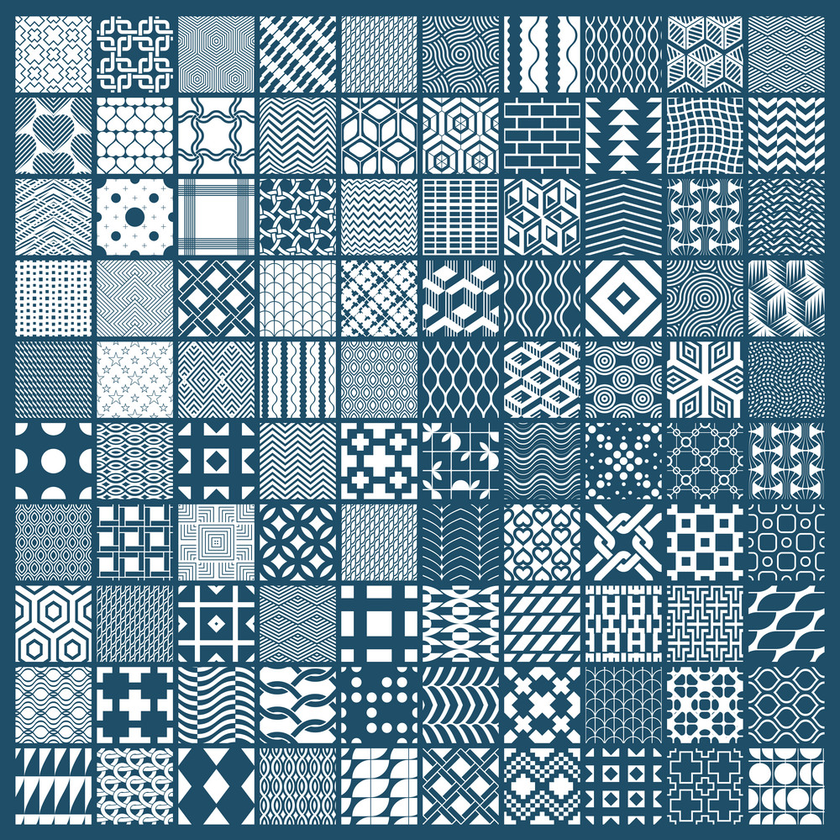
%> input picture lab/S4/practica/24486978.bmp, 840 x 840 px, shrunk from 1000 x 999 before the run
$ octave LabE4-Patro1+llindar.m   (GNU Octave 9; MATLAB toolbox functions it lacks are replaced by stand-ins)
%> lines starting %> are read from the running program, lines starting %| are printed output that depends on the picture; in (x1, y1, x2, y2) boxes, pixels count from 0 and x2, y2 are one past the last pixel; in counts of white or black regions, pixels touching at a corner belong together; the program's own positions count from 1
%% Llegir imatge
I = imread('24486978.bmp');
%> I is the input picture: size 840x840x3 uint8; mean R, G, B 116.2, 145.6, 161
I = rgb2gray(I);
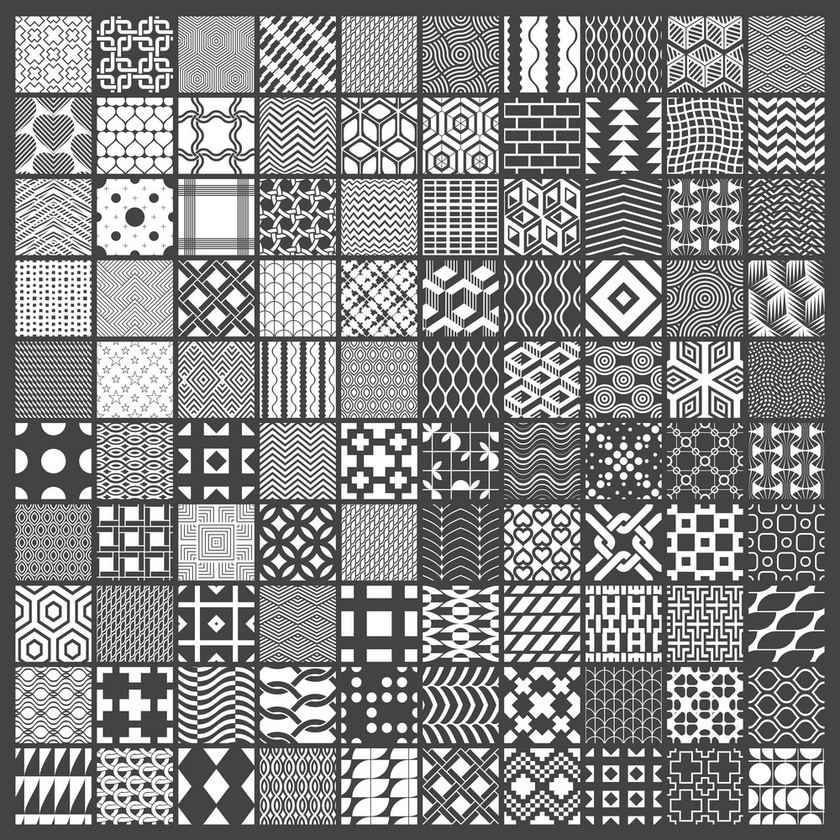
%> I: size 840x840 uint8; min 15, max 255, mean 138.6
figure
imshow(I);

%% Decisió de llindar
h = imhist(I);
%> h = 256 values, max 86145 at index 68, min 0 at index 1, mean 2756.2
figure
plot(h);
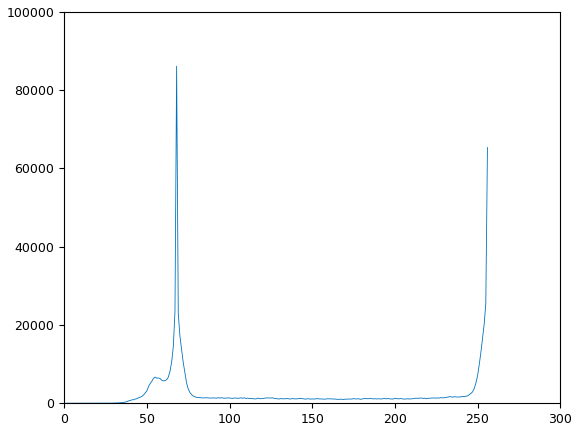
%> figure redrawn from the program's plot data; curve peaks at x = 68, y = 86145

BW = I > 200;
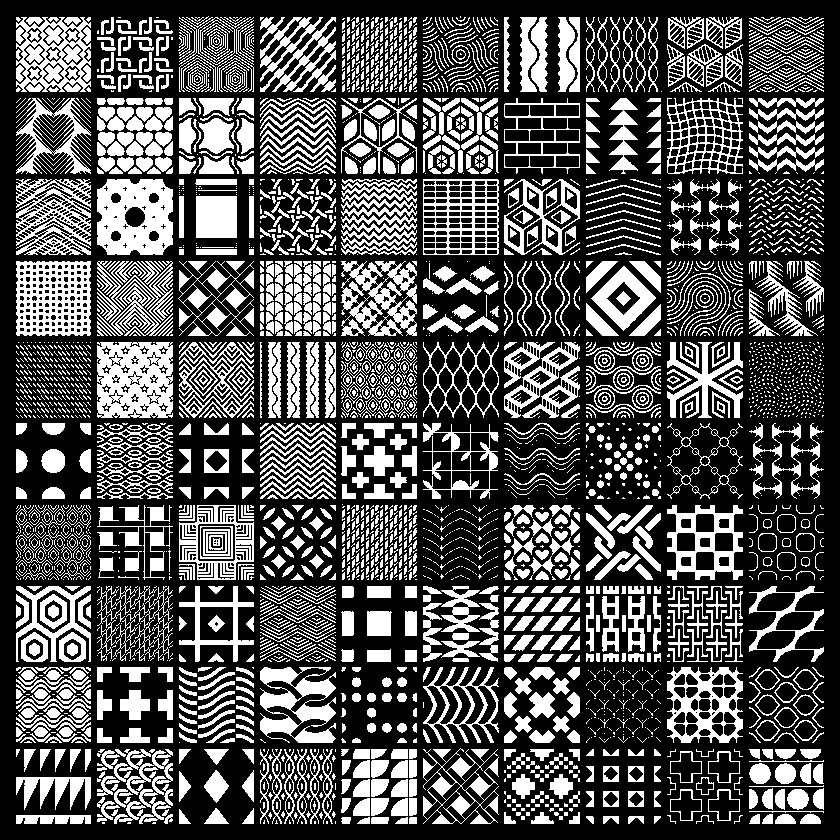
%> BW: size 840x840 logical; 32.9% white; 3750 white regions (2207 under 20 px), largest, box (x1, y1, x2, y2) and area: (97, 342, 173, 418) 4593, (97, 179, 173, 255) 4519, (16, 261, 91, 336) 4079
figure
imshow(BW);

%% Patró 1

%% Marges
EE = strel('line', 30, 45);
OI = imerode(BW,EE);
%> OI: size 840x840 logical; 0.65% white; 84 white regions (44 under 20 px), largest, box (x1, y1, x2, y2) and area: (206, 206, 227, 228) 462, (107, 189, 141, 223) 270, (129, 211, 163, 245) 270
EE2 = strel('square', 10);
OI2 = imerode(OI,EE2);
%> OI2: size 840x840 logical; 0.02% white; 1 white region, box (x1, y1, x2, y2) and area: (210, 210, 222, 223) 156


EE = strel('line', 30, 135);
OI4 = imerode(BW,EE);
%> OI4: size 840x840 logical; 0.54% white; 75 white regions (46 under 20 px), largest, box (x1, y1, x2, y2) and area: (206, 206, 227, 228) 462, (128, 189, 163, 223) 295, (107, 211, 141, 245) 295
EE2 = strel('square', 10);
OI3 = imerode(OI4,EE2);

MIX = or(OI2,OI3);
figure
montage({OI,OI4});
figure
imshow(MIX);

%%
EE3 = strel('square', 20);
OI4 = imopen(MIX, EE3);
%> OI4: size 840x840 logical; every value is 0

MIX2 = and(MIX,not(OI4));
RC = imreconstruct(MIX2,BW);
%> RC: size 840x840 logical; 0.24% white; 1 white region, box (x1, y1, x2, y2) and area: (196, 196, 237, 238) 1722
figure
imshow(RC);

%% Córners

EE = strel('disk', 4);
OI = imopen(BW,EE);
%> OI: size 840x840 logical; 11.1% white; 647 white regions, largest, box (x1, y1, x2, y2) and area: (97, 179, 173, 255) 4383, (196, 196, 237, 238) 1710, (592, 267, 655, 330) 1595
OI = imreconstruct(OI,BW);
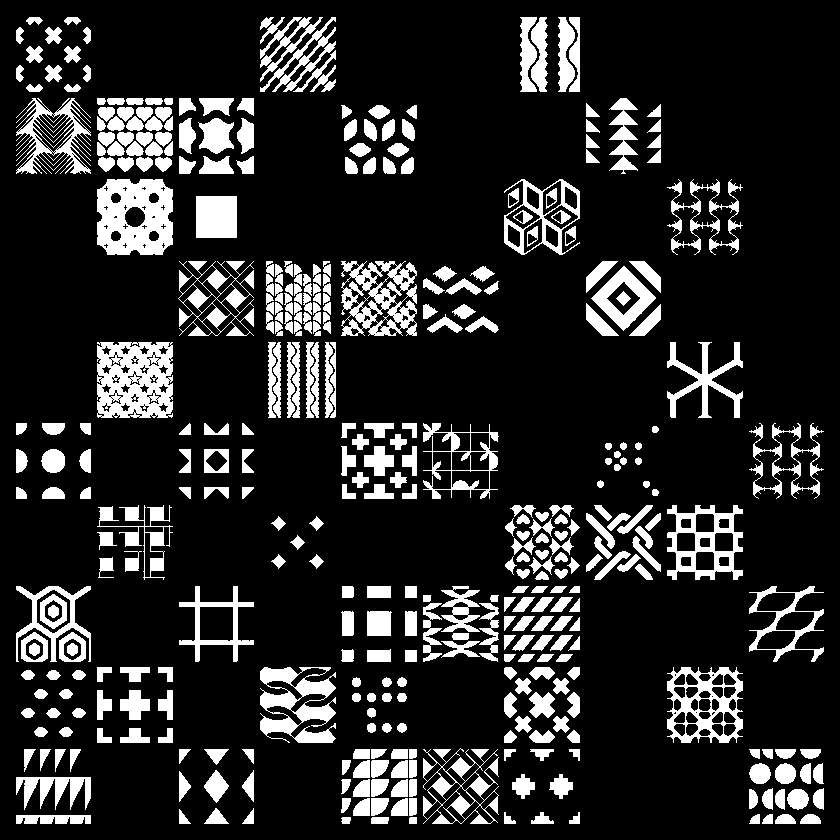
%> OI: size 840x840 logical; 16.2% white; 396 white regions, largest, box (x1, y1, x2, y2) and area: (97, 342, 173, 418) 4593, (97, 179, 173, 255) 4519, (341, 261, 417, 336) 3269


OI2 = and(BW, not(OI));
%> OI2: size 840x840 logical; 16.8% white in thin lines or dots
figure
imshow(OI2);

EE = strel('square', 6);
OI3 = imopen(OI2,EE);
%> OI3: size 840x840 logical; 0.13% white; 11 white regions, largest, box (x1, y1, x2, y2) and area: (196, 179, 237, 185) 246, (196, 249, 237, 255) 246, (85, 749, 91, 761) 72


EE = strel('square', 5);
OI4 = imopen(OI2,EE);
%> OI4: size 840x840 logical; 0.7% white; 113 white regions, largest, box (x1, y1, x2, y2) and area: (196, 179, 237, 185) 246, (196, 249, 237, 255) 246, (179, 196, 184, 238) 210

OI5 = and(OI4, not(OI3));
%> OI5: size 840x840 logical; 0.58% white; 106 white regions (4 under 20 px), largest, box (x1, y1, x2, y2) and area: (179, 196, 184, 238) 210, (249, 196, 254, 238) 210, (439, 113, 444, 134) 105
OI5 = imreconstruct(OI5, BW);
%> OI5: size 840x840 logical; 2% white; 79 white regions, largest, box (x1, y1, x2, y2) and area: (179, 505, 254, 580) 2056, (504, 342, 580, 418) 1241, (522, 366, 580, 418) 755

imshow(OI5);

%%
EE = strel('line', 9, 0);
OI6 = imopen(OI5,EE);
%> OI6: size 840x840 logical; 0.61% white; 132 white regions (42 under 20 px), largest, box (x1, y1, x2, y2) and area: (179, 522, 254, 525) 157, (179, 560, 254, 563) 156, (179, 540, 198, 545) 95


EE2 = strel('line', 9, 90);
OI7 = imopen(OI5,EE2);
%> OI7: size 840x840 logical; 0.83% white; 131 white regions (44 under 20 px), largest, box (x1, y1, x2, y2) and area: (504, 17, 507, 92) 225, (179, 196, 184, 238) 210, (249, 196, 254, 238) 210
figure
montage({OI6,OI7});
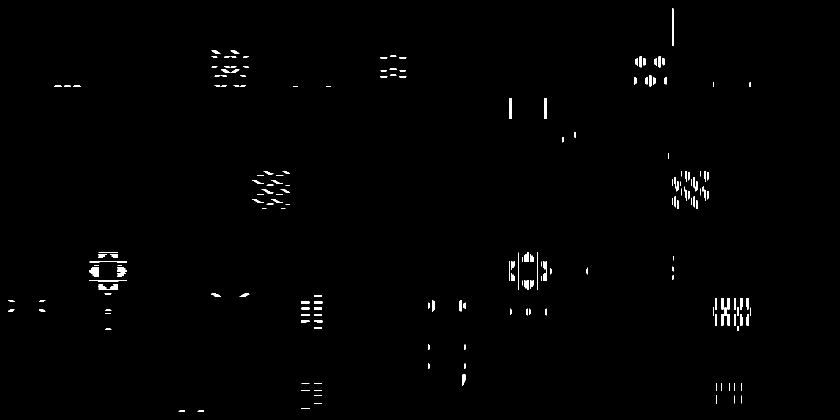
%> displayed picture: size 840x1680 logical (shown at 1/2 size); 0.72% white; 263 white regions (86 under 20 px), largest, box (x1, y1, x2, y2) and area: (1344, 17, 1347, 92) 225, (1019, 196, 1024, 238) 210, (1089, 196, 1094, 238) 210

OI8 = and(OI6,OI7);
%> OI8: size 840x840 logical; 0.13% white in thin lines or dots, all inside (x1, y1, x2, y2) = (24, 172, 661, 807)
figure
imshow(OI8);

%%
EE3 = strel('disk', 22);
OI9 = imdilate(OI8,EE3);
%> OI9: size 840x840 logical; 6.4% white; 8 white regions, largest, box (x1, y1, x2, y2) and area: (158, 484, 275, 649) 13695, (483, 322, 599, 430) 10270, (581, 582, 666, 679) 7121
figure
imshow(OI9);
%%
EE3 = strel('disk', 23);
OI10 = imopen(OI9,EE3);
%> OI10: size 840x840 logical; 5.8% white; 6 white regions, box (x1, y1, x2, y2) and area: (158, 484, 275, 649) 13438, (485, 322, 599, 430) 10065, (581, 582, 666, 679) 7076, (582, 745, 665, 827) 5513, (3, 580, 49, 643) 2459, (58, 580, 104, 643) 2459

EE4 = strel('disk', 22);
OI11 = imopen(OI9,EE4);

OI12=and(not(OI10),OI11);
%> OI12: size 840x840 logical; 0.57% white; 152 white regions (134 under 20 px), largest, box (x1, y1, x2, y2) and area: (565, 151, 609, 195) 1544, (638, 151, 682, 195) 1544, (483, 340, 499, 378) 74
figure


EE4 = strel('disk', 22);
OI13 = imopen(OI12,EE4);
%> OI13: size 840x840 logical; 0.44% white; 2 white regions, box (x1, y1, x2, y2) and area: (565, 151, 609, 195) 1544, (638, 151, 682, 195) 1544

figure
imshow(OI13);

%%
EE5 = strel('line', 43, 90);
OI14 = imopen(OI13,EE5);
%> OI14: size 840x840 logical; 0.12% white; 2 white regions, box (x1, y1, x2, y2) and area: (582, 151, 592, 195) 440, (655, 151, 665, 195) 440

EE6 = strel('line', 44, 90);
OI15 = imopen(OI13,EE6);

OI16 = and(not(OI15),OI14);

EE7 = strel('rectangle',[41 18]);
OI16 = imerode(OI16,EE7);

figure
imshow(OI16);

OI16 = imreconstruct(OI16,BW);

figure
imshow(OI16);

%%

EE8 = strel('line',11 , 135);
OI17 = imerode(OI16,EE8);

EE9 = strel('line',13 , 45);
OI18 = imerode(OI16,EE9);
OI19 = or(OI18,OI17);
OI19 = imreconstruct(OI19,BW);

figure
imshow(OI19);

%%
EE10 = strel('disk', 60);
OI20 = imdilate(OI19,EE10);

figure
imshow(OI20);

EE11 = strel('square', 100);
OI20 = imopen(OI20,EE11);

OI21 = and(OI20, OI19);
figure
imshow(OI21);

%%
RC2 = or(RC,OI21);
figure
imshow(RC2);

%%
EE12 = strel('diamond', 8);
OI22 = imopen(BW,EE12);
%> OI22: size 840x840 logical; 1.5% white; 36 white regions, largest, box (x1, y1, x2, y2) and area: (196, 196, 237, 238) 1578, (202, 118, 231, 154) 734, (367, 611, 391, 636) 456

EE13 = strel('diamond', 9);
OI23 = imopen(BW,EE13);
%> OI23: size 840x840 logical; 1% white; 20 white regions, largest, box (x1, y1, x2, y2) and area: (196, 196, 237, 238) 1542, (202, 118, 231, 154) 725, (367, 611, 391, 636) 420

OI24 = and(not(OI23),OI22);
%> OI24: size 840x840 logical; 0.46% white; 40 white regions (24 under 20 px), largest, box (x1, y1, x2, y2) and area: (586, 311, 611, 336) 281, (237, 124, 254, 147) 247, (179, 125, 196, 147) 230


figure
imshow(OI24);

%%

EE14 = strel('disk', 3);
OI25 = imopen(OI24,EE14);
%> OI25: size 840x840 logical; 0.42% white; 16 white regions, largest, box (x1, y1, x2, y2) and area: (587, 312, 610, 335) 277, (237, 125, 254, 146) 245, (179, 126, 196, 146) 228

figure
imshow(OI25);

EE15 = strel('disk', 30);
OI26 = imdilate(OI25,EE15);
%> OI26: size 840x840 logical; 5.5% white; 4 white regions, box (x1, y1, x2, y2) and area: (252, 639, 364, 763) 11154, (491, 0, 604, 111) 10288, (558, 247, 675, 364) 8671, (150, 96, 283, 175) 8525


EE16 = strel('line', 72, 90);
OI27 = imopen(OI26,EE16);
%> OI27: size 840x840 logical; 4.3% white; 5 white regions, box (x1, y1, x2, y2) and area: (254, 639, 354, 763) 10480, (508, 0, 598, 111) 9239, (583, 247, 649, 364) 6142, (231, 96, 260, 175) 2235, (175, 97, 200, 175) 1918

EE17 = strel('line', 71, 90);
OI28 = imopen(OI26,EE17);
%> OI28: size 840x840 logical; 4.4% white; 5 white regions, box (x1, y1, x2, y2) and area: (254, 639, 355, 763) 10551, (507, 0, 598, 111) 9310, (582, 247, 651, 364) 6357, (229, 96, 262, 175) 2519, (173, 97, 202, 175) 2206

OI28 = and(not(OI27),OI28);
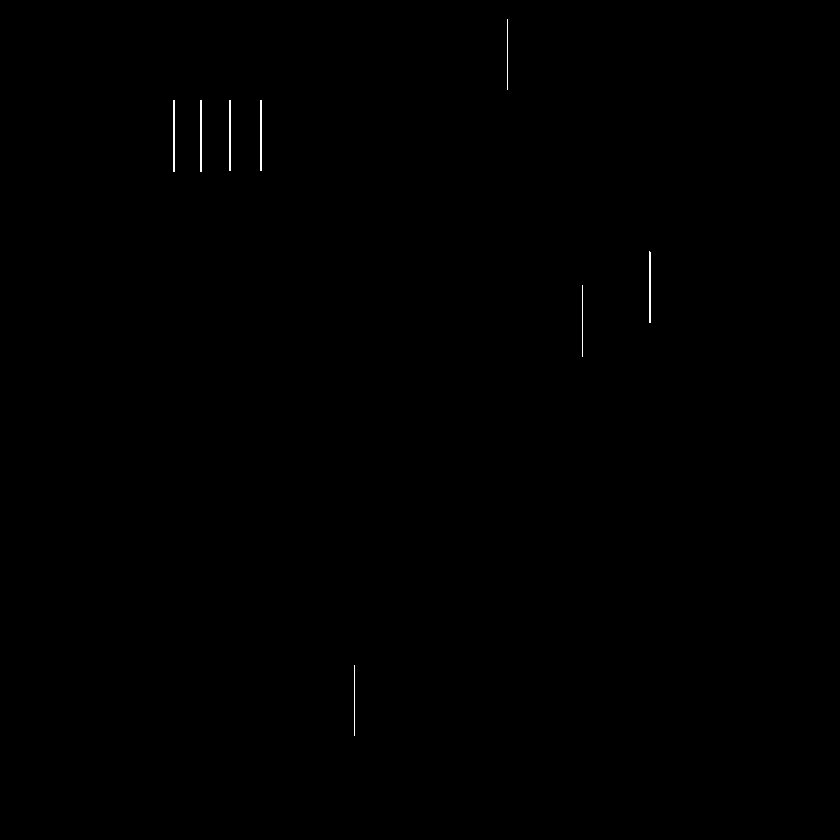
%> OI28: size 840x840 logical; 0.13% white in thin lines or dots, all inside (x1, y1, x2, y2) = (173, 19, 651, 736)

figure
imshow(OI28);
%%
EE18 = strel('rectangle',[72 31]);
OI29 = imerode(OI28,EE18);
OI29 = imreconstruct(OI29,BW);

figure
imshow(OI29);
%%
EE19 = strel('disk', 7);
OI30 = imopen(OI29,EE19);

EE20 = strel('disk', 6);
OI31 = imopen(OI29,EE20);
OI31 = and(not(OI30), OI31);

OI31 = imopen(OI31,EE20);


%%
RC3 = imreconstruct(OI31,BW);

figure
imshow(RC3);

%%
FINAL = or(RC,RC2);
FINAL = or(FINAL,RC3);

figure
imshow(FINAL);


%%

IMG = imread('24486978.bmp');
IMG(:,:,1) = IMG(:,:,1) .* uint8(not(FINAL));
IMG(:,:,3) = IMG(:,:,3).* uint8(not(FINAL));
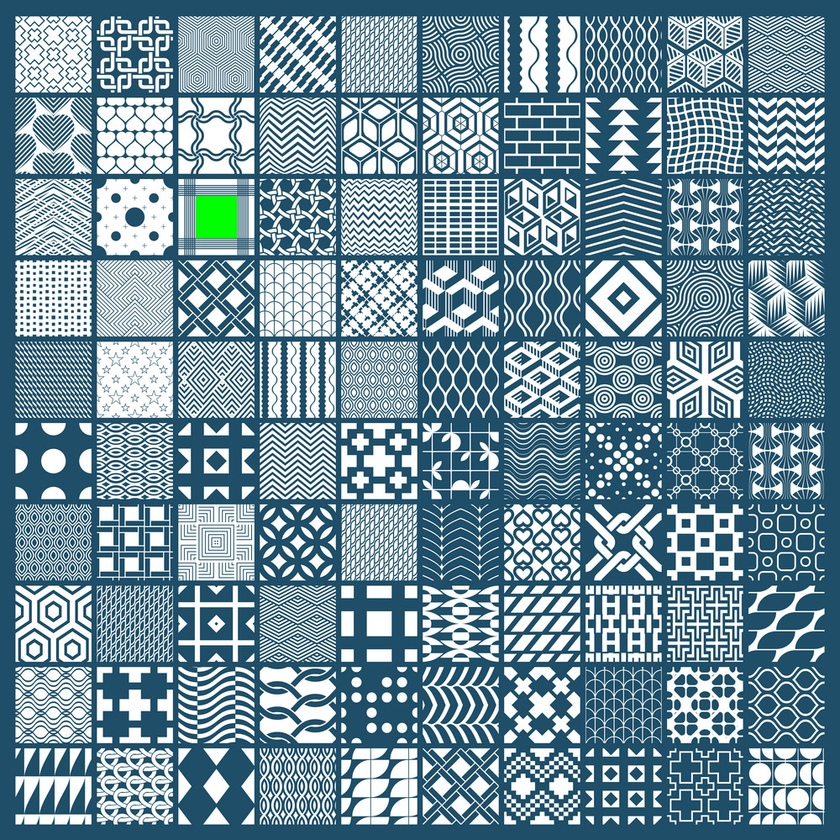
%> IMG: size 840x840x3 uint8; mean R, G, B 115.6, 145.6, 160.4
IMG(:,:,2) = IMG(:,:,2) + uint8(FINAL)*255;
%> IMG: size 840x840x3 uint8; 0.05% of pixels changed, all inside (x1, y1, x2, y2) = (196, 196, 237, 238)

figure
imshow(IMG);
